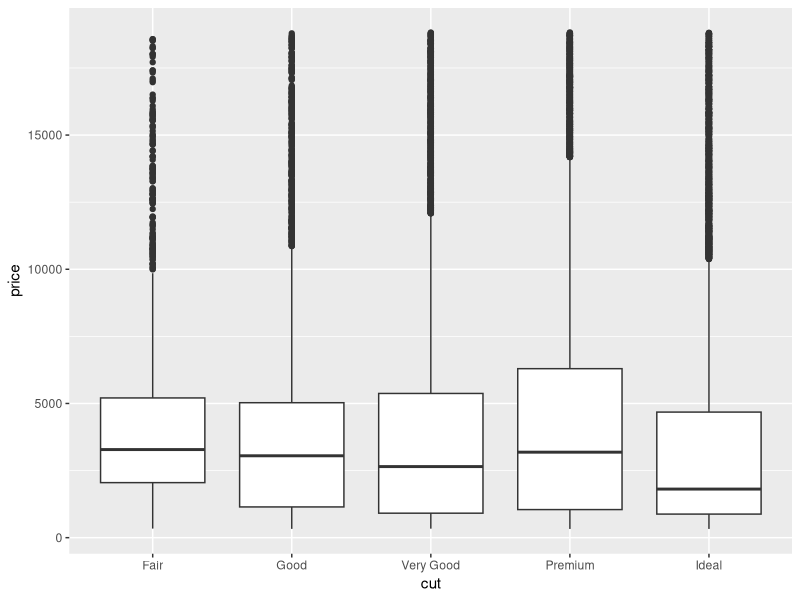
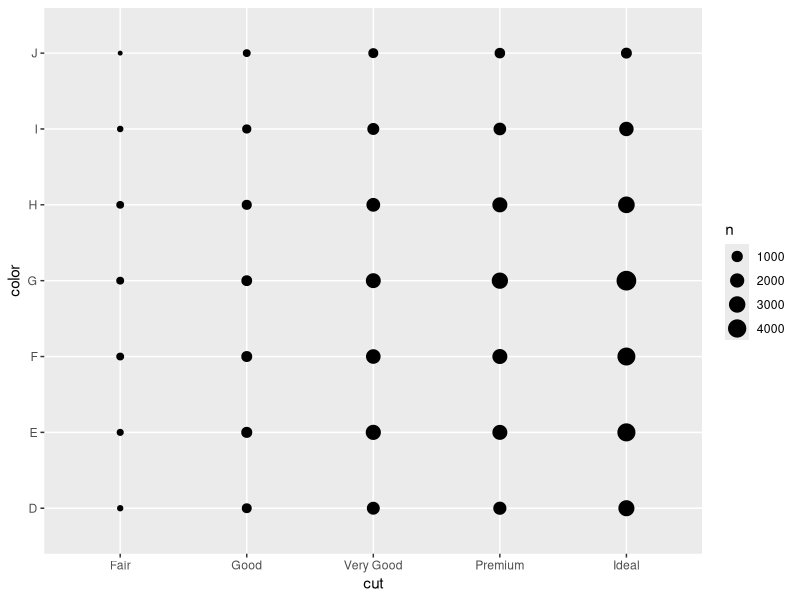
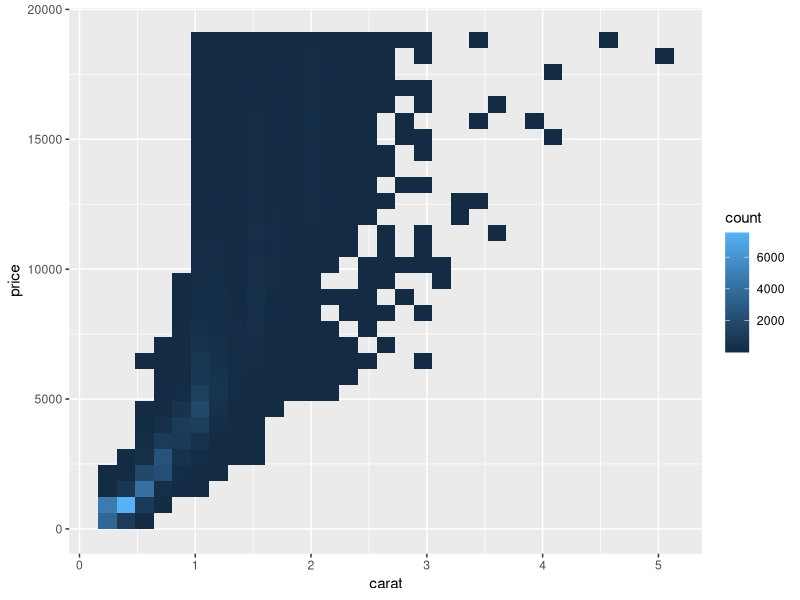

R code for these plots, in order:
## ---- chunk 1
knitr::opts_chunk$set(echo = TRUE)
## ---- chunk 2

## ---- chunk 3

## ---- chunk 4

## ---- chunk 5
library(tidyverse)
# Covariation is when two or more variables have similar variations. It describes behavior between two or more variables. 
# It is important to recognize covariation between variables while performing EDA in order to explore the relationships between the variables, and identify trends and patterns. 
# The way you can recognize covariation is by plotting the relationship between these variables. This can be done between a continuous and categorical variable, two continuous variables, or two categorical variables.

# For a categorical and continuous variable, the best way to display covariation is through plotting boxplots. In the graph below, you can see that the diamonds that are "fair" in quality actually have the highest price, and the best quality diamonds are less expensive.

ggplot(data = diamonds, mapping = aes(x = cut, y = price)) +
  geom_boxplot()
## ---- chunk 6
# For two categorical variables, you have to count the observations between the two variables, and plot the counts. 

ggplot(data = diamonds) +
  geom_count(mapping = aes(x = cut, y = color))
## ---- chunk 7
# And for two continuous variables, a scatterplot or bin plot will show you the relationships between the variables.

ggplot(data = diamonds) +
  geom_bin2d(mapping = aes(x = carat, y = price))

# All of these techniques help you visualize the relationships between variables, and help in identifying covariation.
## ---- chunk 8

